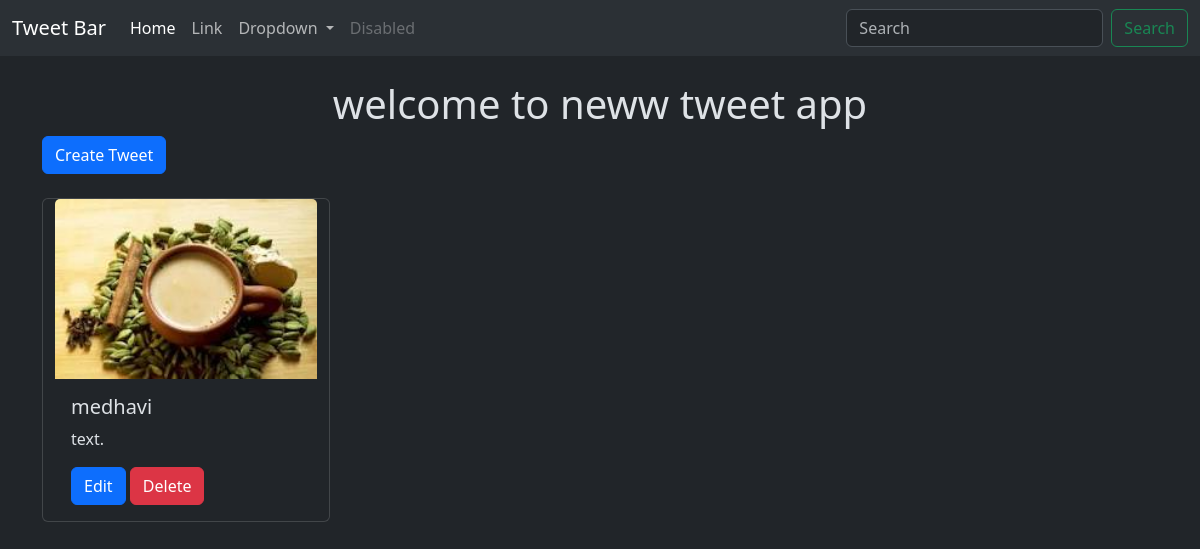
Page /tweet/ on the earlier database version.
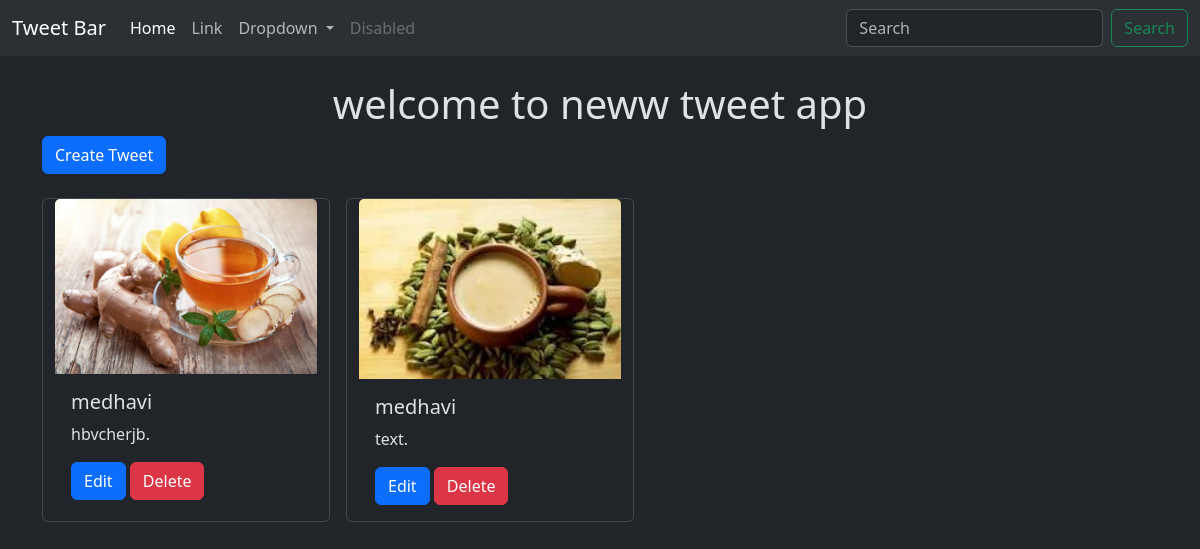
Same page on the later database version.
### tweets/models.py (models this page shows, shortened)
class Tweet(models.Model):
    user = models.ForeignKey(User, on_delete=models.CASCADE)
    text = models.CharField(max_length=280)
    photo = models.ImageField(upload_to='photos/', blank=True, null=True)
    created_at = models.DateTimeField(auto_now_add=True)
    updated_at = models.DateTimeField(auto_now=True)

### tweets/views.py (the view)
# urls.py: path('', views.tweet_list, name='index'),
def tweet_list(request):
    tweets = Tweet.objects.all().order_by('-created_at')
    return render(request, 'tweet_list.html', {'tweets': tweets})

### tweets/templates/tweet_list.html (shortened to what this page needs)
{% extends "layout.html" %}
{% block content  %}
<h1 class="text-center mt-4">
    welcome to neww tweet app
</h1>
<a href="{% url 'tweet_create' %}" class="btn btn-primary mb-4">Create Tweet</a>
<div class="container row gap-3">
    {% for tweet in  tweets %}
      <div class="card" style="width: 18rem;">
  <img src="{{tweet.photo.url}}" class="card-img-top" alt="...">
  <div class="card-body">
    <h5 class="card-title">{{tweet.user.username}}</h5>
    <p class="card-text">{{tweet.text}}.</p>
    <a href="{% url 'tweet_edit' tweet.id %}" class="btn btn-primary">Edit</a>
    <a href="{% url 'tweet_delete' tweet.id %}" class="btn btn-primary btn-danger">Delete</a>
  </div>
</div>
    {% endfor %}
</div>
{% endblock  %}

Differences in the rows shown:
added Tweet: photo (picture), user.username "medhavi", text "hbvcherjb"
